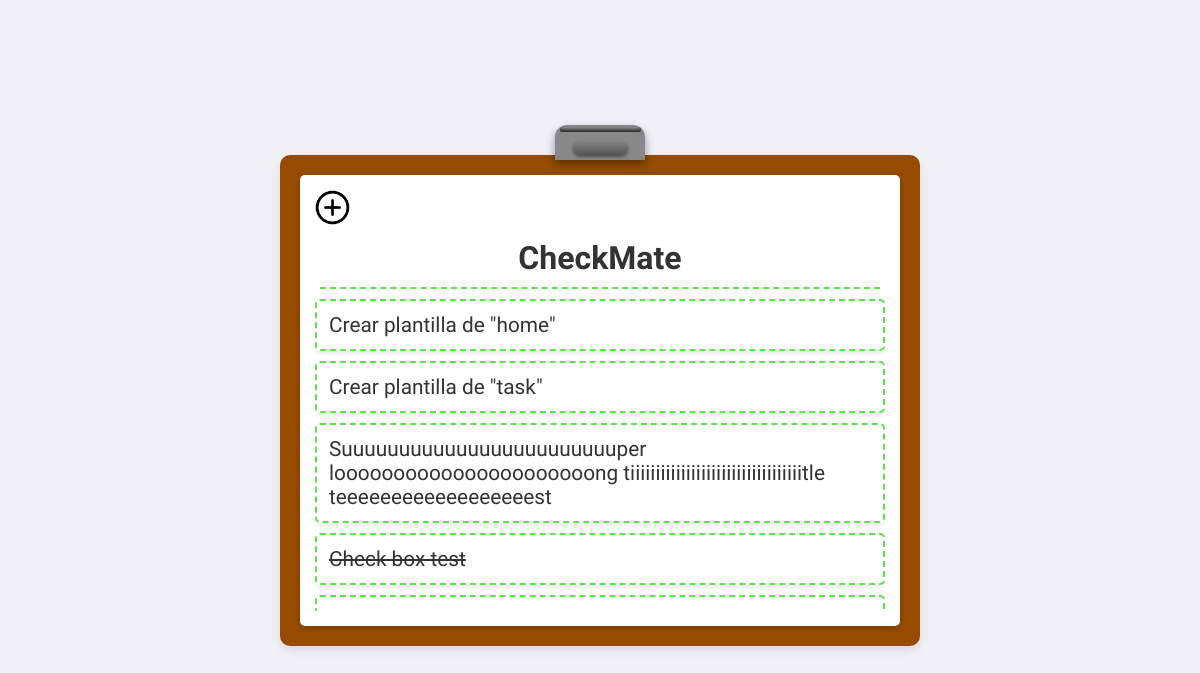
/todo/, run on the app's committed database.
### todo/models.py (models this page shows)
class Task(models.Model):
    title = models.CharField(max_length=100)
    description = models.TextField(blank=True, max_length=1500)
    slug = models.SlugField(unique=True, max_length=100)
    deadline = models.DateField(null=True, blank=True)
    created_at = models.DateTimeField(auto_now_add=True)
    check_box = models.BooleanField(default=False)
    def __str__(self):
        return self.title

### todo/views.py (the view)
# urls.py: path('', views.task_list, name='task-list'),
def task_list(request: HttpRequest) -> HttpResponse:
    tasks = Task.objects.all()
    return render(request, 'todo/home.html', dict(tasks=tasks))

### todo/templates/todo/home.html (shortened to what this page needs)
{% extends "todo/base.html" %}
{% load static %}
{% block body %}
  <div class="clipboard">
      <div class="clip"></div>
      <div class="paper">
        <a href="{% url 'todo:add-task' %}">
          <img src="{% static "imgs/plus.png" %}" alt="add new tasks boton" width="35px">
        </a>
        <h1 class="todo-header">CheckMate</h1>
        <ul class="todo-list scroll">
          {% for task in tasks %}
            <li class="todo-item {% if task.check_box == True %}completed{% endif %}" data-url="{% url 'todo:task-detail' task.slug %}">
              {{ task }}
            </li>
          {% empty %}
            <li class="todo-item">No pending tasks</li>
          {% endfor %}
        </ul>
      </div>
  </div>
{% endblock body %}

### todo/static/custom.css (style rules this page uses)
body { font-family: 'Patrick Hand', cursive; background-color: #f0f0f5; background-image: url("./imgs/background.jpeg"); background-size: cover; margin: 0; padding: 0; display: flex; justify-content: center; align-items: center; height: 100vh; }
.clipboard { position: relative; background-color: #964b00; width: 600px; padding: 20px; box-shadow: 0 4px 10px rgba(0, 0, 0, 0.1); border-radius: 10px; }
.paper { background-color: rgb(255, 255, 255); border-radius: 5px; padding: 15px; box-shadow: 0 2px 5px rgba(0, 0, 0, 0.2); }
h1, p { margin: 5px; padding: 5px; }
.clip { position: absolute; top: -30px; left: 50%; transform: translateX(-50%); width: 90px; height: 35px; background-color: #888; border-radius: 12px 12px 0 0; box-shadow: 0 4px 8px rgba(0, 0, 0, 0.4); z-index: 2; display: flex; justify-content: center; align-items: center; overflow: hidden; }
.clip::before { content: ""; position: absolute; width: 55px; height: 15px; background-color: #666; border-radius: 7px; bottom: 5px; box-shadow: 0 2px 3px rgba(0, 0, 0, 0.4); }
.clip::after { content: ""; position: absolute; width: 90%; height: 5px; background-color: #555; top: 2px; border-radius: 2px; box-shadow: inset 0 -2px 3px rgba(0, 0, 0, 0.5); }
.clip::before, .clip::after { background: linear-gradient(to bottom, #888, #555); }
.todo-header { font-size: 2em; color: #333; text-align: center; margin-bottom: 10px; border-bottom: 2px dashed #5ce24a; padding-bottom: 10px; }
.todo-list { font-family: 'Patrick Hand', cursive; font-size: 1.3em; list-style-type: none; padding: 0; margin: 0; color: #333; max-height: 60%; overflow-y: auto; }
.todo-item { background-color: rgba(255, 255, 255, 0.8); padding: 12px; border-radius: 5px; display: flex; justify-content: space-between; align-items: center; margin-bottom: 10px; box-shadow: 0 2px 5px rgba(0, 0, 0, 0.1); border: 2px dashed #5ce24a; transition: background-color 0.3s; cursor: pointer; }
.completed { text-decoration: line-through; }
.scroll { height: 15em; overflow-x: hidden; overflow-y: scroll; width: 100%; }

### data on the page
Task: title "Crear plantilla de \"home\""
Task: title "Crear plantilla de \"task\""
Task: title "Suuuuuuuuuuuuuuuuuuuuuuuuper loooooooooooooooooooooong tiiiiiiiiiiiiiiiiiiiiiiiiiiiiiiiiiitle teeeeeeeeeeeeeeeeeest"
Task: title "Check box test"
